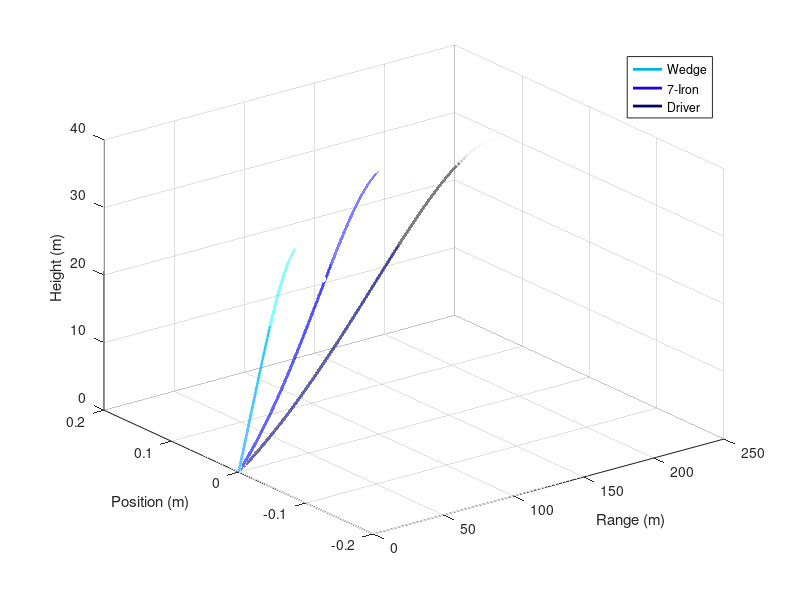

Source code (MATLAB): (Note: this script raises an error after producing the figure.)
%%
close all

%% Sampling Parameters
Fs=17000;
Ts=1/Fs;
T_f=(10)/Fs;
%% Sample-time parameters
t0W=(0:3559)/Fs;            % Deadtime before downswing
% tWD=(3560:4200)/Fs;         % Time for Wedge downswing
tWD=0.216:((0.24-0.216)/Fs):0.24-((0.24-0.216)/Fs);
tWB_1=(4201:14499)/Fs;      % Time for Wedge ball before gain switch
tWB_2=(14500:76500)/Fs;     % Time for Wedge ball after gain switch

t0D=(0:3594)/Fs; % Change made here from Driver Final
% tDD=(3595:3935)/Fs;
tDD=0.212:((0.234-0.212)/Fs):0.234-((0.234-0.212)/Fs);
tDB_1=(3936:14399)/Fs;
tDB_2=(14400:106054)/Fs;
% tDB_2=(14400:156054)/Fs;


t0I=(0:3603)/Fs;            % Deadtime before downswing
% tID=(3604:3995)/Fs;         % Time for 7 Iron downswing
tID=0.216:((0.24-0.216)/Fs):0.24-((0.24-0.216)/Fs);
tIB_1=(3996:14300)/Fs;      % Time for 7 Iron ball before gain switch
tIB_2=(14301:85000)/Fs;     % Time for 7 iron ball after gain switch

% TimeW=(76500)/Fs; % Time for wedge
% TimeI=(85000)/Fs;
% TimeD=(106055)/Fs;

TimeW=(length([tWB_1 tWB_2]))/Fs; % Time for wedge
TimeI=(length([tIB_1 tIB_2]))/Fs;
TimeD=(length([tDB_1 tDB_2]))/Fs;

%% General Ball Parameters
p = 1.225;          %Air density at 15 degrees
D = 0.043 ;         %Diameter of Golf Ball around 4.3cm
R=D/2;              %Radius
m = 0.045;          %Mass of Golf Ball around 45 grams
g = 9.81;           %Acceleration Due to Gravity/m/s^2
w = m*g;            %Weight of the Golf Ball/N
A = pi*(R)^2;       %Cross Sectional area
k=(p*A)/(2*m);      %Constant for ease of implementation
%% Drag and Spin Parameters 
%Driver
CdD = 0.2;   
SpinD=1000;%/9.55;      %Spin in RPM

%7 Iron
CdI=0.3;
SpinI=6000;

%Wedge
CdW=0.23;
SpinW=10000;

%% Projectile Parameters
%Launch Angle (degrees)
alphaD = 9;    
alphaI=15;
alphaW=42;

%Initial Velocity  (m/s)
viD=69; 
viI=52;
viW=31.8;

vxiD = viD*cosd(alphaD)/cosd(10);    %Initial Velocity Resolved in x
vyiD = viD*sind(alphaD)/cosd(10);    %Initial Velocity Resolved in y

vxiI = viI*cosd(alphaI)/cosd(10);    %Initial Velocity Resolved in x
vyiI = viI*sind(alphaI)/cosd(10);    %Initial Velocity Resolved in y

vxiW = viW*cosd(alphaW)/cosd(10);    %Initial Velocity Resolved in x
vyiW = viW*sind(alphaW)/cosd(10);    %Initial Velocity Resolved in y

%% Instatiating Arrays Driver

nD = TimeD*Fs;
nI = TimeI*Fs;
nW = TimeW*Fs;

xdispD = zeros(1, nD+1);  %x-displacment Array
ydispD = zeros(1, nD+1);  %y-displacment Array

vD=zeros(1, nD+1);
vD(1)=viD;
vxD = zeros(1, nD+1);     %x-velocity Array
vxD(1) = vxiD;
vyD = zeros(1, nD+1);     %y-velocity Array
vyD(1) = vyiD;
axD=zeros(1, nD+1);
ayD=zeros(1, nD+1);
ClD=zeros(1, nD+1);
tD = zeros(1, nD+1);       %Time Array

%% Instatiating Arrays 7 Iron

xdispI = zeros(1, nI+1);  %x-displacment Array
ydispI = zeros(1, nI+1);  %y-displacment Array

vI=zeros(1, nI+1);
vI(1)=viI;
vxI = zeros(1, nI+1);     %x-velocity Array
vxI(1) = vxiI;
vyI = zeros(1, nI+1);     %y-velocity Array
vyI(1) = vyiI;
axI=zeros(1, nI+1);
ayI=zeros(1, nI+1);
ClI=zeros(1, nI+1);
tI = zeros(1, nI+1);       %Time Array

%% Instatiating Arrays Wedge

xdispW = zeros(1, nW+1);  %x-displacment Array
ydispW = zeros(1, nW+1);  %y-displacment Array

vW=zeros(1, nW+1);
vW(1)=viW;
vxW = zeros(1, nW+1);     %x-velocity Array
vxW(1) = vxiW;
vyW = zeros(1, nW+1);     %y-velocity Array
vyW(1) = vyiW;
axW=zeros(1, nW+1);
ayW=zeros(1, nW+1);
ClW=zeros(1, nW+1);
tW = zeros(1, nW+1);       %Time Array


%% Driver Iteration
dt = Ts;
i=1;

while i<nD
    
  ClD(i)=1./(2+(vD(i)./(R*SpinD))) ;                %Equation From Ball Trajectories Literature
  axD(i)=-k*vD(i).*(CdD*vxD(i)+ClD(i).*vyD(i));     %Equation From Ball Trajectories Literature
  ayD(i)=k*vD(i).*(ClD(i).*vxD(i)-CdD*vyD(i))-g;    %Equation From Ball Trajectories Literature
  vxD(i+1)=vxD(i)+axD(i)*dt;
  vyD(i+1)=vyD(i)+ayD(i)*dt;
  xdispD(i+1)=xdispD(i)+vxD(i)*dt+0.5*axD(i)*dt^2;
  ydispD(i+1)=ydispD(i)+vyD(i)*dt+0.5*ayD(i)*dt^2;
  tD(i+1)=tD(i)+dt;
  vD(i+1) = sqrt(vxD(i).^2 + vyD(i).^2);
  i=i+1;
  
end


%% 7 Iron Iteration
dt = Ts;
i=1;

while i<nI
    
  ClI(i)=1./(2+(vI(i)./(R*SpinI))) ;            %Equation From Ball Trajectories Literature
  axI(i)=-k*vI(i).*(CdI*vxI(i)+ClI(i).*vyI(i));    %Equation From Ball Trajectories Literature
  ayI(i)=k*vI(i).*(ClI(i).*vxI(i)-CdI*vyI(i))-g;   %Equation From Ball Trajectories Literature
  vxI(i+1)=vxI(i)+axI(i)*dt;
  vyI(i+1)=vyI(i)+ayI(i)*dt;
  xdispI(i+1)=xdispI(i)+vxI(i)*dt+0.5*axI(i)*dt^2;
  ydispI(i+1)=ydispI(i)+vyI(i)*dt+0.5*ayI(i)*dt^2;
  tI(i+1)=tI(i)+dt;
  vI(i+1) = sqrt(vxI(i).^2 + vyI(i).^2);
  i=i+1;
  
end

%% Wedge Iteration
dt = Ts;
i=1;

while i<nW
    
  ClW(i)=1./(2+(vW(i)./(R*SpinW))) ;            %Equation From Ball Trajectories Literature
  axW(i)=-k*vW(i).*(CdW*vxW(i)+ClW(i).*vyW(i));    %Equation From Ball Trajectories Literature
  ayW(i)=k*vW(i).*(ClW(i).*vxW(i)-CdW*vyW(i))-g;   %Equation From Ball Trajectories Literature
  vxW(i+1)=vxW(i)+axW(i)*dt;
  vyW(i+1)=vyW(i)+ayW(i)*dt;
  xdispW(i+1)=xdispW(i)+vxW(i)*dt+0.5*axW(i)*dt^2;
  ydispW(i+1)=ydispW(i)+vyW(i)*dt+0.5*ayW(i)*dt^2;
  tW(i+1)=tW(i)+dt;
  vW(i+1) = sqrt(vxW(i).^2 + vyW(i).^2);
  i=i+1;
  
end

%% Time Parameters
tI=(0:Ts:TimeI);
tW=(0:Ts:TimeW);
tD=(0:Ts:TimeD);


%% Ball Trajectory Maker
figure('Color',[1 1 1]);plot3(xdispW(1:end-1),zeros(1,length(ydispW(1:end-1))),ydispW(1:end-1),'Color',[0 0.7 0.9],'LineWidth',2);grid on;hold on;
plot3(xdispI(1:end-1),zeros(1,length(ydispI(1:end-1))),ydispI(1:end-1),'Color',[0.1 0 0.9],'LineWidth',2);
plot3(xdispD(1:end-1),zeros(1,length(ydispD(1:end-1))),ydispD(1:end-1),'Color',[0 0 0.4],'LineWidth',2);
hold off;xlabel('Range (m)');zlabel('Height (m)');ylabel('Position (m)');ylim([-0.2 0.2]);
legend('Wedge','7-Iron','Driver')

%% Closed Form Frequency vs time expressions
W0=zeros(1,length(t0W));
% WDownSwing= 69230.77*tWD-14146.15;
WDownSwing=-1.868e+06*tWD.^2 + 9.068e+05*tWD -1.077e+05;
Wball_1=2.963*tWB_1.^4 -35.81*tWB_1.^3 + 276.1*tWB_1.^2 -1127*tWB_1 + 2554;
Wball_2=2.963*tWB_2.^4 -35.81*tWB_2.^3 + 276.1*tWB_2.^2 -1127*tWB_2 + 2554;

I0=zeros(1,length(t0I));
% IDownSwing= 97826.09*tID-19989.13;
IDownSwing=-2.857e+06*tID.^2 + 1.383e+06*tID -1.644e+05;
Iball_1=11.42*tIB_1.^4  -134.6*tIB_1.^3 + 669.2*tIB_1.^2 + -1975*tIB_1 + 4207;
Iball_2=11.42*tIB_2.^4  -134.6*tIB_2.^3 + 669.2*tIB_2.^2 + -1975*tIB_2 + 4207;

D0=zeros(1,length(t0D));
% DDownSwing=110000*tDD-22265;
DDownSwing=-4.546e+06*tDD.^2 + 2.148e+06*tDD -2.506e+05;
Dball_1=0.9761*tDB_1.^4 -22.672*tDB_1.^3+254.2*tDB_1.^2-1480.7*tDB_1+5219.5;
Dball_2=0.9761*tDB_2.^4 -22.672*tDB_2.^3+254.2*tDB_2.^2-1480.7*tDB_2+5219.5;

% Downswing velocity comparison
% figure;plot(tWD,0.02855*WDownSwing./2,'LineWidth',2);
% hold on;plot(tID,0.02855*IDownSwing./2,'LineWidth',2);
% hold on;plot(tDD,0.02855*DDownSwing./2,'LineWidth',2);
% hold off;grid on;legend('Wedge','7-Iron','Driver');ylim([0 50])
% xlabel("Time (s)");ylabel("Velocity (m/s)");title("Club Downswing Velocity vs Time")
%% Closed Form Amplitude vs time expressions
w0=0.01;
wDownSwing= 1.268e+06*exp(-((tWD-0.2231)/0.01018).^2) + 1.223e+06*exp(-((tWD-0.2415)/0.006069).^2);
wBall_1=2.3e+08*exp(-18.44*tWB_1) + 5.77e+05*exp(-3.566*tWB_1);
wBall_2=3.341e+07*exp(-5.933*tWB_2) + 1.175e+05*exp(-0.2956*tWB_2);

i0=0.01;
iDownSwing=-2.336e+08*exp(-((tID-0.226)/0.007089).^2) + 2.34e+08*exp(-((tID-0.226)/0.007136).^2);
iBall_1=7.997e+07*exp(-14.9*tIB_1) + 1.503e+05*exp(-1.874*tIB_1);
iBall_2=1.01e+07*exp(-4.353*tIB_2) + 5.369e+04*exp(-0.0977*tIB_2);

d0=0.01;
dDownSwing =5.701e+06*exp(-((tDD-0.2141)/0.001708).^2) + 2.916e+06*exp(-((tDD-0.2191)/0.009985).^2);
dBall_1= 2.434e+10*exp(-41.53*tDB_1) + 1.132e+06*exp(-6.129*tDB_1);% Ball before gain
dBall_2 =1.071e5*exp(-1.492*tDB_2)+4.298e4*exp(-0.009711*tDB_2);% Ball after gain
% % Downswing amplitude comparison
% figure('Color',[1 1 1]);
% plot(tWD,wDownSwing,'LineWidth',2);hold on;
% plot(tID,iDownSwing,'LineWidth',2);hold on;
% plot(tDD,dDownSwing,'LineWidth',2);hold off;
% grid on;legend('Wedge','7-Iron','Driver');
% xlabel('Time (s)');ylabel('Amplitude');
%% Velocity vs Time plotting
% figure('Color',[1 1 1]);
% subplot(3,1,1)
% Dball=0.02855*[Dball_1 Dball_2]./2;
% plot(tD(1:end-1),Dball,'Color',[0 0 0.4],'LineWidth',2);
% hold on
% plot(tD(1:end-1),vD(1:end-1),'--k','LineWidth',2);xlabel("Time (s)");ylabel("Velocity (m/s)");
% ylim([0 80]);xlim([0 6.5]);legend('Empirical','EOM');grid on;
% hold off
% 
% subplot(3,1,2)
% % figure('Color',[1 1 1])
% Iball=0.02855*[Iball_1 Iball_2]./2;
% plot(tI(1:end-1),Iball,'Color',[0.1 0 0.9],'LineWidth',2);
% hold on
% plot(tI(1:end-1),vI(1:end-1),'--k','LineWidth',2);xlabel("Time (s)");ylabel("Velocity (m/s)");
% ylim([0 60]);xlim([0 5]);legend('Empirical','EOM');grid on;
% hold off
% 
% subplot(3,1,3)
% % figure('Color',[1 1 1])
% Wball=0.02855*[Wball_1 Wball_2]./2;
% plot(tW(1:end-1),Wball,'Color',[0 0.7 0.9],'LineWidth',2);
% hold on
% plot(tW(1:end-1),vW(1:end-1),'--k','LineWidth',2);xlabel("Time (s)");ylabel("Velocity (m/s)");
% ylim([0 40]);xlim([0 4.5]);legend('Empirical','EOM');grid on;
% hold off

Dc_error=sqrt(mse(Dball,vD(1:end-1)));
Ic_error=sqrt(mse(Iball,vI(1:end-1)));
Wc_error=sqrt(mse(Wball,vW(1:end-1)));

%% Frequency and Amplitude modulation
% fDopp=(2*vD(1:end-1)./cosd(10))./0.02855;
% 
% fDriver=cumsum(fDopp)/Fs;
% f0=cumsum(D0)/Fs;
% f1=cumsum(DDownSwing)/Fs;
% 
% x0 = d0*exp(1j*2*pi*f0);  
% x1 = dDownSwing.*exp(1j*2*pi*f1);  
% dBall=[dBall_1 dBall_2];
% xDriver=dBall.*exp(1j*2*pi*fDriver); 
% 
% x=[x0 x1 xDriver];
% t=[t0D tDD tDB_1 tDB_2];

%% Spectrogram plotting
% wlen = 400;                             %length of window                 
% overlap = wlen*0.5;                     %50 percent overlap                    
% nfft = wlen;                            %number of dft points                
% win = hann(wlen);                       %specifies type of window
% 
% figure;
% spectrogram(x,win,overlap,nfft,Fs,'MinThreshold',49,'yaxis'); %Spectrogram
% colormap jet;
